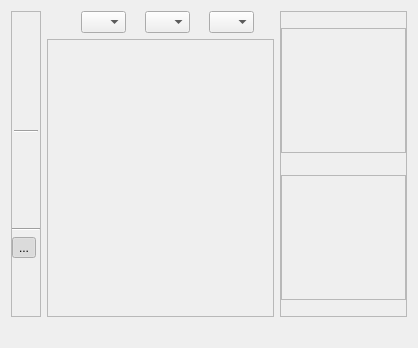
<?xml version="1.0" encoding="UTF-8"?>
<ui version="4.0">
 <class>RasterNavigatorWidgetForm</class>
 <widget class="QWidget" name="RasterNavigatorWidgetForm">
  <property name="geometry">
   <rect>
    <x>0</x>
    <y>0</y>
    <width>418</width>
    <height>348</height>
   </rect>
  </property>
  <property name="windowTitle">
   <string>Raster Navigator</string>
  </property>
  <layout class="QGridLayout" name="gridLayout_13">
   <item row="0" column="0">
    <layout class="QGridLayout" name="gridLayout_12">
     <item row="0" column="0">
      <widget class="QFrame" name="m_toolsFrame">
       <property name="sizePolicy">
        <sizepolicy hsizetype="Fixed" vsizetype="Preferred">
         <horstretch>0</horstretch>
         <verstretch>0</verstretch>
        </sizepolicy>
       </property>
       <property name="frameShape">
        <enum>QFrame::StyledPanel</enum>
       </property>
       <property name="frameShadow">
        <enum>QFrame::Raised</enum>
       </property>
       <layout class="QGridLayout" name="gridLayout_3">
        <property name="margin">
         <number>0</number>
        </property>
        <item row="0" column="0">
         <layout class="QGridLayout" name="gridLayout_2">
          <item row="3" column="0">
           <widget class="QToolButton" name="m_extraDisplaysToolButton">
            <property name="toolTip">
             <string>Show Auxiliary Displays</string>
            </property>
            <property name="text">
             <string>...</string>
            </property>
            <property name="checkable">
             <bool>true</bool>
            </property>
            <property name="checked">
             <bool>true</bool>
            </property>
            <property name="autoRaise">
             <bool>true</bool>
            </property>
           </widget>
          </item>
          <item row="0" column="0">
           <layout class="QGridLayout" name="gridLayout">
            <property name="margin">
             <number>2</number>
            </property>
            <item row="3" column="0">
             <widget class="QToolButton" name="m_panActionToolButtontoolButton">
              <property name="toolTip">
               <string>Pan</string>
              </property>
              <property name="text">
               <string/>
              </property>
              <property name="checkable">
               <bool>true</bool>
              </property>
              <property name="autoExclusive">
               <bool>true</bool>
              </property>
              <property name="autoRaise">
               <bool>true</bool>
              </property>
             </widget>
            </item>
            <item row="5" column="0">
             <widget class="QToolButton" name="m_pointActionToolButtontoolButton">
              <property name="toolTip">
               <string>Point Picker</string>
              </property>
              <property name="text">
               <string/>
              </property>
              <property name="checkable">
               <bool>true</bool>
              </property>
              <property name="autoExclusive">
               <bool>true</bool>
              </property>
              <property name="autoRaise">
               <bool>true</bool>
              </property>
             </widget>
            </item>
            <item row="6" column="0">
             <widget class="QToolButton" name="m_geomActionToolButtontoolButton">
              <property name="toolTip">
               <string>Draw Polygon</string>
              </property>
              <property name="text">
               <string/>
              </property>
              <property name="checkable">
               <bool>true</bool>
              </property>
              <property name="autoExclusive">
               <bool>true</bool>
              </property>
              <property name="autoRaise">
               <bool>true</bool>
              </property>
             </widget>
            </item>
            <item row="4" column="0">
             <widget class="Line" name="m_toolLine">
              <property name="orientation">
               <enum>Qt::Horizontal</enum>
              </property>
             </widget>
            </item>
            <item row="2" column="0">
             <widget class="QToolButton" name="m_zoomOutActionToolButtontoolButton">
              <property name="toolTip">
               <string>Zoom Out</string>
              </property>
              <property name="text">
               <string/>
              </property>
              <property name="checkable">
               <bool>true</bool>
              </property>
              <property name="autoExclusive">
               <bool>true</bool>
              </property>
              <property name="autoRaise">
               <bool>true</bool>
              </property>
             </widget>
            </item>
            <item row="0" column="0">
             <widget class="QToolButton" name="m_recomposeActionToolButton">
              <property name="toolTip">
               <string>Recompose</string>
              </property>
              <property name="text">
               <string/>
              </property>
              <property name="autoRaise">
               <bool>true</bool>
              </property>
             </widget>
            </item>
            <item row="1" column="0">
             <widget class="QToolButton" name="m_zoomInActionToolButtontoolButton">
              <property name="toolTip">
               <string>Zoom In</string>
              </property>
              <property name="text">
               <string/>
              </property>
              <property name="checkable">
               <bool>true</bool>
              </property>
              <property name="autoExclusive">
               <bool>true</bool>
              </property>
              <property name="autoRaise">
               <bool>true</bool>
              </property>
             </widget>
            </item>
           </layout>
          </item>
          <item row="1" column="0">
           <widget class="QToolButton" name="m_readPixelActionToolButton">
            <property name="toolTip">
             <string>Read Pixel</string>
            </property>
            <property name="text">
             <string/>
            </property>
            <property name="checkable">
             <bool>true</bool>
            </property>
            <property name="autoExclusive">
             <bool>true</bool>
            </property>
            <property name="autoRaise">
             <bool>true</bool>
            </property>
           </widget>
          </item>
          <item row="5" column="0">
           <spacer name="verticalSpacer">
            <property name="orientation">
             <enum>Qt::Vertical</enum>
            </property>
            <property name="sizeHint" stdset="0">
             <size>
              <width>28</width>
              <height>13</height>
             </size>
            </property>
           </spacer>
          </item>
          <item row="2" column="0">
           <widget class="Line" name="m_extraLine">
            <property name="orientation">
             <enum>Qt::Horizontal</enum>
            </property>
           </widget>
          </item>
         </layout>
        </item>
       </layout>
      </widget>
     </item>
     <item row="0" column="1">
      <layout class="QGridLayout" name="gridLayout_10">
       <item row="0" column="0">
        <layout class="QGridLayout" name="gridLayout_9">
         <item row="0" column="0">
          <spacer name="horizontalSpacer">
           <property name="orientation">
            <enum>Qt::Horizontal</enum>
           </property>
           <property name="sizeType">
            <enum>QSizePolicy::MinimumExpanding</enum>
           </property>
           <property name="sizeHint" stdset="0">
            <size>
             <width>1</width>
             <height>20</height>
            </size>
           </property>
          </spacer>
         </item>
         <item row="0" column="1">
          <layout class="QGridLayout" name="gridLayout_8">
           <item row="0" column="0">
            <layout class="QGridLayout" name="gridLayout_5">
             <item row="0" column="0">
              <widget class="QLabel" name="m_redLabel">
               <property name="text">
                <string/>
               </property>
              </widget>
             </item>
             <item row="0" column="1">
              <widget class="QComboBox" name="m_redComboBox">
               <property name="maximumSize">
                <size>
                 <width>45</width>
                 <height>16777215</height>
                </size>
               </property>
              </widget>
             </item>
            </layout>
           </item>
           <item row="0" column="1">
            <layout class="QGridLayout" name="gridLayout_6">
             <item row="0" column="0">
              <widget class="QLabel" name="m_greenLabel">
               <property name="text">
                <string/>
               </property>
              </widget>
             </item>
             <item row="0" column="1">
              <widget class="QComboBox" name="m_greenComboBox">
               <property name="maximumSize">
                <size>
                 <width>45</width>
                 <height>16777215</height>
                </size>
               </property>
              </widget>
             </item>
            </layout>
           </item>
           <item row="0" column="2">
            <layout class="QGridLayout" name="gridLayout_7">
             <item row="0" column="0">
              <widget class="QLabel" name="m_blueLabel">
               <property name="text">
                <string/>
               </property>
              </widget>
             </item>
             <item row="0" column="1">
              <widget class="QComboBox" name="m_blueComboBox">
               <property name="maximumSize">
                <size>
                 <width>45</width>
                 <height>16777215</height>
                </size>
               </property>
              </widget>
             </item>
            </layout>
           </item>
          </layout>
         </item>
         <item row="0" column="2">
          <spacer name="horizontalSpacer_2">
           <property name="orientation">
            <enum>Qt::Horizontal</enum>
           </property>
           <property name="sizeType">
            <enum>QSizePolicy::MinimumExpanding</enum>
           </property>
           <property name="sizeHint" stdset="0">
            <size>
             <width>1</width>
             <height>20</height>
            </size>
           </property>
          </spacer>
         </item>
        </layout>
       </item>
       <item row="1" column="0">
        <widget class="QFrame" name="m_frame">
         <property name="sizePolicy">
          <sizepolicy hsizetype="MinimumExpanding" vsizetype="MinimumExpanding">
           <horstretch>0</horstretch>
           <verstretch>0</verstretch>
          </sizepolicy>
         </property>
         <property name="frameShape">
          <enum>QFrame::StyledPanel</enum>
         </property>
         <property name="frameShadow">
          <enum>QFrame::Plain</enum>
         </property>
        </widget>
       </item>
      </layout>
     </item>
     <item row="0" column="2">
      <widget class="QFrame" name="m_extraDisplaysFrame">
       <property name="frameShape">
        <enum>QFrame::StyledPanel</enum>
       </property>
       <property name="frameShadow">
        <enum>QFrame::Raised</enum>
       </property>
       <layout class="QGridLayout" name="gridLayout_11">
        <property name="margin">
         <number>0</number>
        </property>
        <item row="0" column="0">
         <layout class="QGridLayout" name="gridLayout_4">
          <item row="0" column="0">
           <spacer name="verticalSpacer_2">
            <property name="orientation">
             <enum>Qt::Vertical</enum>
            </property>
            <property name="sizeType">
             <enum>QSizePolicy::Minimum</enum>
            </property>
            <property name="sizeHint" stdset="0">
             <size>
              <width>20</width>
              <height>0</height>
             </size>
            </property>
           </spacer>
          </item>
          <item row="1" column="0">
           <widget class="QFrame" name="m_eyeBirdFrame">
            <property name="sizePolicy">
             <sizepolicy hsizetype="Fixed" vsizetype="Fixed">
              <horstretch>0</horstretch>
              <verstretch>0</verstretch>
             </sizepolicy>
            </property>
            <property name="minimumSize">
             <size>
              <width>125</width>
              <height>125</height>
             </size>
            </property>
            <property name="maximumSize">
             <size>
              <width>125</width>
              <height>125</height>
             </size>
            </property>
            <property name="frameShape">
             <enum>QFrame::StyledPanel</enum>
            </property>
            <property name="frameShadow">
             <enum>QFrame::Plain</enum>
            </property>
           </widget>
          </item>
          <item row="2" column="0">
           <spacer name="verticalSpacer_3">
            <property name="orientation">
             <enum>Qt::Vertical</enum>
            </property>
            <property name="sizeType">
             <enum>QSizePolicy::Minimum</enum>
            </property>
            <property name="sizeHint" stdset="0">
             <size>
              <width>20</width>
              <height>0</height>
             </size>
            </property>
           </spacer>
          </item>
          <item row="3" column="0">
           <widget class="QFrame" name="m_zoomInFrame">
            <property name="sizePolicy">
             <sizepolicy hsizetype="Fixed" vsizetype="Fixed">
              <horstretch>0</horstretch>
              <verstretch>0</verstretch>
             </sizepolicy>
            </property>
            <property name="minimumSize">
             <size>
              <width>125</width>
              <height>125</height>
             </size>
            </property>
            <property name="maximumSize">
             <size>
              <width>125</width>
              <height>125</height>
             </size>
            </property>
            <property name="frameShape">
             <enum>QFrame::StyledPanel</enum>
            </property>
            <property name="frameShadow">
             <enum>QFrame::Plain</enum>
            </property>
           </widget>
          </item>
          <item row="4" column="0">
           <spacer name="verticalSpacer_4">
            <property name="orientation">
             <enum>Qt::Vertical</enum>
            </property>
            <property name="sizeType">
             <enum>QSizePolicy::Minimum</enum>
            </property>
            <property name="sizeHint" stdset="0">
             <size>
              <width>20</width>
              <height>0</height>
             </size>
            </property>
           </spacer>
          </item>
         </layout>
        </item>
       </layout>
      </widget>
     </item>
     <item row="1" column="0" colspan="3">
      <widget class="QLabel" name="m_label">
       <property name="text">
        <string/>
       </property>
       <property name="alignment">
        <set>Qt::AlignCenter</set>
       </property>
      </widget>
     </item>
    </layout>
   </item>
  </layout>
 </widget>
 <tabstops>
  <tabstop>m_recomposeActionToolButton</tabstop>
  <tabstop>m_zoomInActionToolButtontoolButton</tabstop>
  <tabstop>m_zoomOutActionToolButtontoolButton</tabstop>
  <tabstop>m_panActionToolButtontoolButton</tabstop>
  <tabstop>m_pointActionToolButtontoolButton</tabstop>
  <tabstop>m_geomActionToolButtontoolButton</tabstop>
  <tabstop>m_readPixelActionToolButton</tabstop>
 </tabstops>
 <resources/>
 <connections>
  <connection>
   <sender>m_extraDisplaysToolButton</sender>
   <signal>toggled(bool)</signal>
   <receiver>m_extraDisplaysFrame</receiver>
   <slot>setVisible(bool)</slot>
   <hints>
    <hint type="sourcelabel">
     <x>28</x>
     <y>279</y>
    </hint>
    <hint type="destinationlabel">
     <x>343</x>
     <y>310</y>
    </hint>
   </hints>
  </connection>
 </connections>
</ui>
